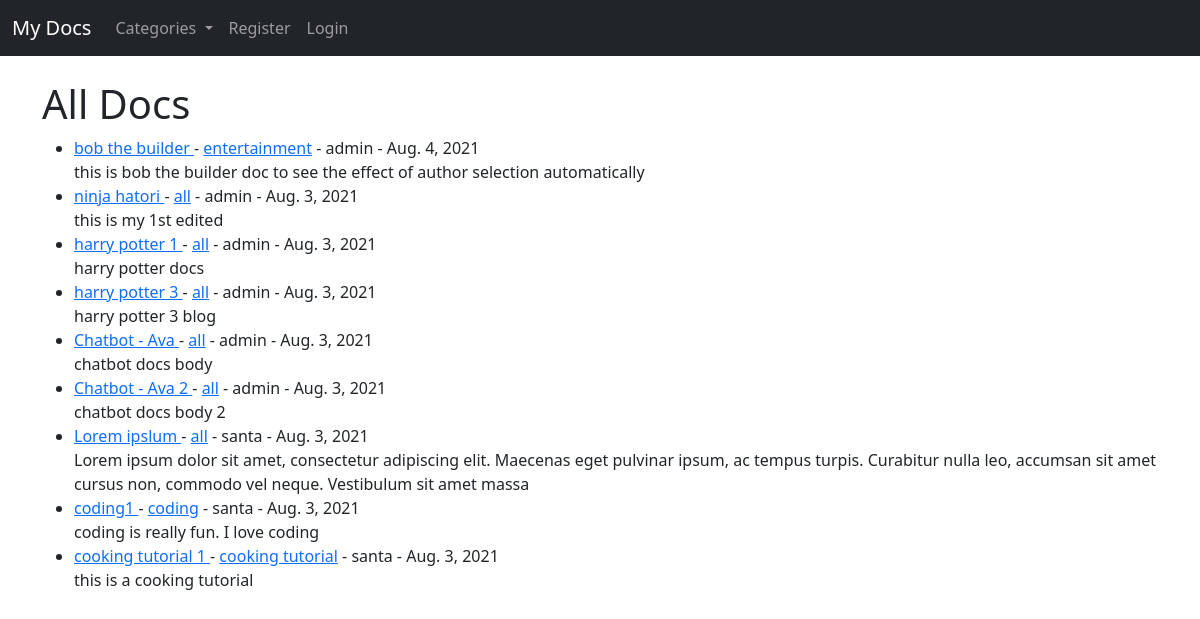
Before: / with the older database file.
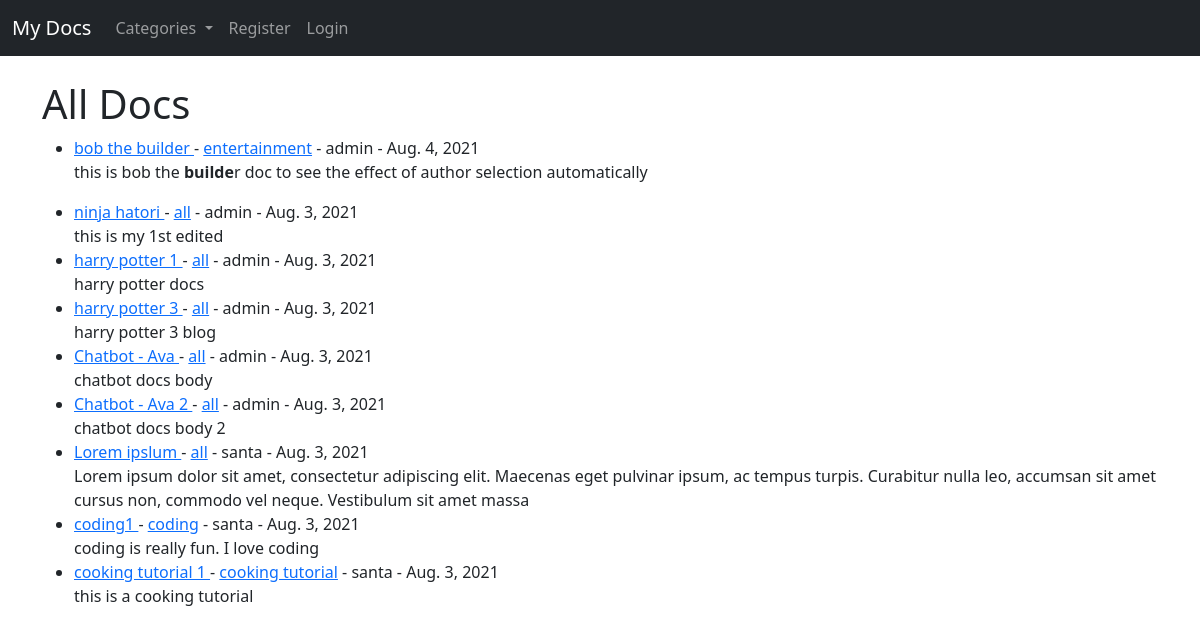
After: the same page with the newer database file.
### theblog/models.py (models this page shows, shortened)
class Post(models.Model):
    title = models.CharField(max_length=255)
    title_tag = models.CharField(max_length=255)
    author = models.ForeignKey(User, on_delete=models.CASCADE)
    body = RichTextField(blank=True, null=True)
    post_date = models.DateField(auto_now_add = True)
    category = models.CharField(max_length=255, default='all')
    likes = models.ManyToManyField(User, related_name='blog_posts')

### theblog/views.py (the view)
# urls.py: path('', HomeView.as_view(), name="home"),
class HomeView(ListView):
    model = Post
    template_name = 'home.html'
    ordering = ['-post_date']
    def get_context_data(self, *args, **kwargs):
        cat_menu = Category.objects.all()
        context = super(HomeView, self).get_context_data(*args, **kwargs)
        context["cat_menu"] = cat_menu
        return context

### theblog/models.py (called while the page is built)
    def __str__(self):
        return self.name

### theblog/templates/home.html (shortened to what this page needs)
{% extends 'base.html' %}
{% block content %}
<h1>All Docs</h1>
<ul>
{% for post in object_list %}
    <li><a href="{% url 'article-detail' post.pk %}">{{post.title}}
    </a> -
    <a href="{% url 'category' post.category|slugify %}">{{post.category}}</a>
     - {{post.author}}
    - {{post.post_date}}
    <br>
        {{post.body | slice:":200" | safe}}</li>
{% endfor %}
</ul>
{% endblock %}

Changed rows visible on the page:
changed Post "bob the builder": body "this is bob the builder doc to see the effect of author selection automatically" → "this is bob the builde r doc to see the effect of author selection automatically"
